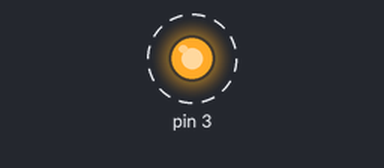
Recording of a sketch running on a simulated Arduino Uno, built with avr-gcc and run on an emulated ATmega328P. Shown: output pins drawn as LEDs (lit = HIGH). Dashed ring = blinking.

Above: at 0.5 s.
Timing chart, 0 to 4.6 s (numbered marks = the images above):
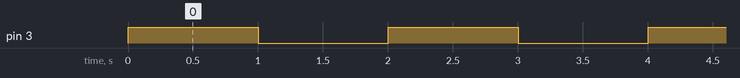

Measured:
- by itself, pin 3: alternates HIGH for 1.0 s and LOW for 1.0 s

The sketch:

rectifier.ino
```cpp
void setup() {
  // put your setup code here, to run once:
pinMode(3,1);
}

void loop() {
  // put your main code here, to run repeatedly:
digitalWrite(3,1);
delay(1000);
digitalWrite(3,0);
delay(1000);
}
```
